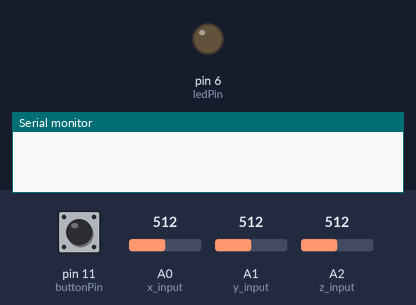
This sketch was run on a simulated Arduino Uno, built with avr-gcc and run on an emulated ATmega328P. Parts: output pins drawn as LEDs (lit = HIGH), the last lines printed to the serial monitor. Inputs (shaded band) come from the test bench; at power-on: pin 11 (buttonPin) LOW, A0 (x_input) = 512, A1 (y_input) = 512, A2 (z_input) = 512.

Above: at 1.2 s.
1.3 s: pin 11 (buttonPin) pulled HIGH for 0.15 s
At 1.8 s:
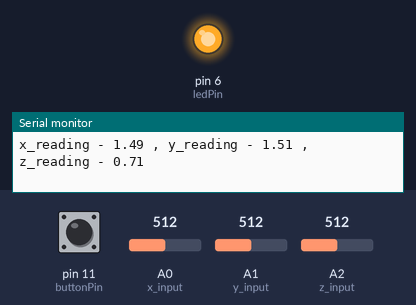
2.9 s: A0 (x_input) set to 392
5.9 s: A0 (x_input) set to 364
8.9 s: A1 (y_input) set to 385
11.9 s: A1 (y_input) set to 354
14.9 s: A2 (z_input) set to 454
16.4 s: A2 (z_input) set to 435
Timing chart, 0 to 19.4 s (numbered marks = the images above; inputs shaded):
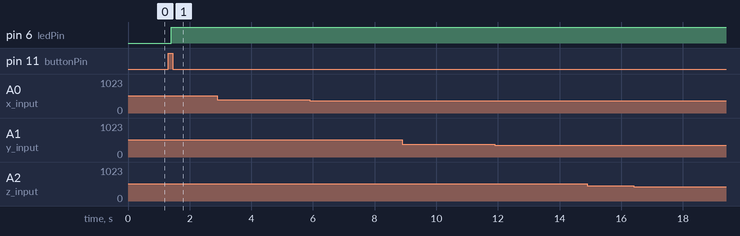

Measured:
- after the input at 1.3 s, pin 6 (ledPin): LOW → HIGH after 0.10 s

The sketch:

sketch_4th_year.ino
```cpp
#define x_input A0
#define y_input A1
#define z_input A2
const int  buttonPin = 11;
const int ledPin = 6;

int buttonPushCounter = 0;
int buttonState = 0;
int lastButtonState = 0;

float x=0;
float y=0;
float z=0;
float zero_level_x = 1204;
float zero_level_y = 1200;
float zero_level_z = 1440;
float sensitivity = 300;
float operating_voltage_level=3300;

void setup()
{
  pinMode(x_input,INPUT);
  pinMode(y_input,INPUT);
  pinMode(z_input,INPUT);

  pinMode(buttonPin, INPUT);
  pinMode(ledPin, OUTPUT);
  Serial.begin(9600);
}
void loop()
{
  buttonState = digitalRead(buttonPin);
  if (buttonState != lastButtonState)
  {
    if (buttonState == HIGH)
    {
     buttonPushCounter++;
     delay(100);
    }
    //delay(10);
  }
  lastButtonState = buttonState;
  if (buttonPushCounter % 2 != 0)
  {
    digitalWrite(ledPin, HIGH);
    data_acquisition();
  }
  else
  {
  digitalWrite(ledPin, LOW);

  }
}
void data_acquisition()
{
  x = ((((operating_voltage_level/1023)*analogRead(x_input))-zero_level_x)/sensitivity);
  y = ((((operating_voltage_level/1023)*analogRead(y_input))-zero_level_y)/sensitivity);
  z = ((((operating_voltage_level/1023)*analogRead(z_input))-zero_level_z)/sensitivity);
  Serial.print("x_reading - ");
  Serial.print(x);
  Serial.print(" , ");
  Serial.print("y_reading - ");
  Serial.print(y);
  Serial.print(" , ");
  Serial.print("z_reading - ");
  Serial.print(z);
  Serial.print("\n");
 delay(1);
}
```
